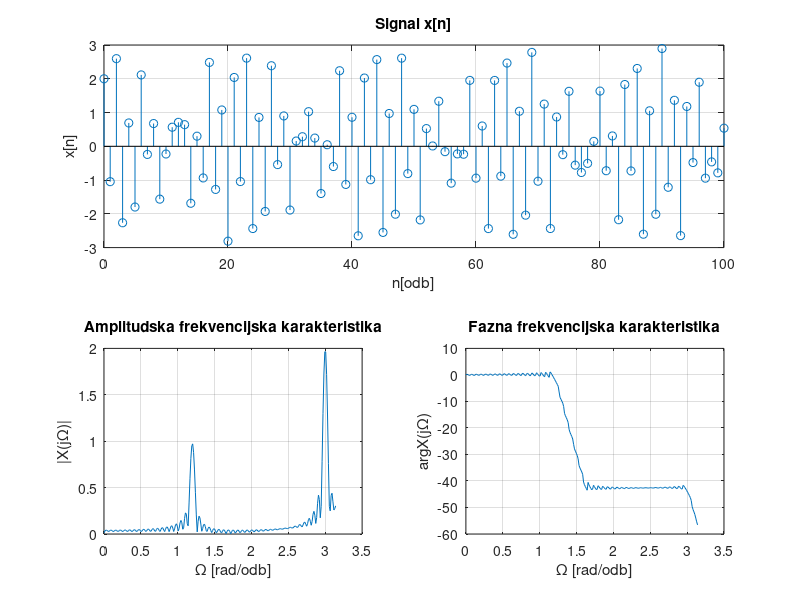
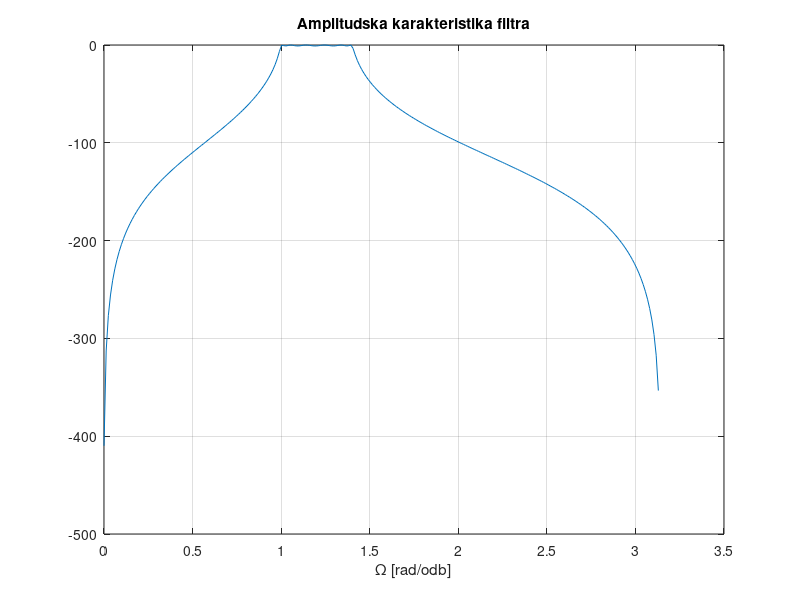
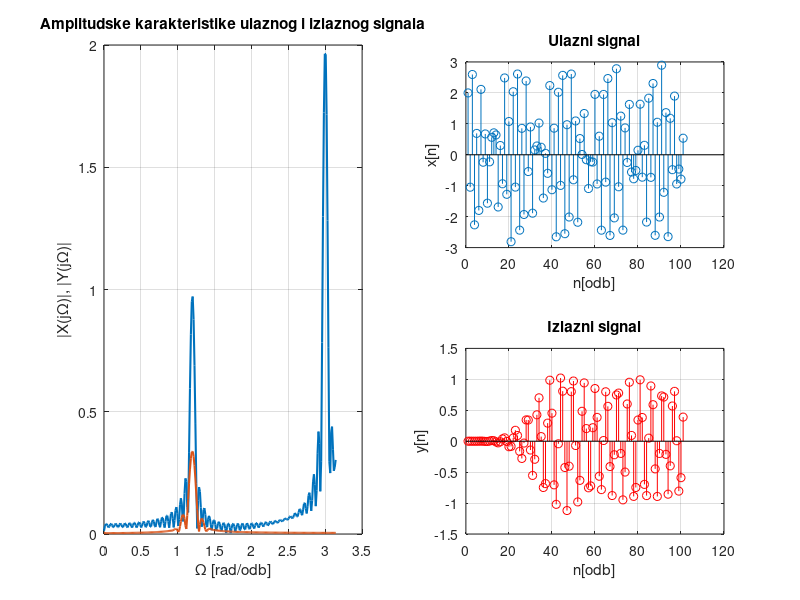

Source code (MATLAB) for these figures, in order:
clear all; close all; clc;

n = 0:100;
x = sin(1.2*n) + 2*cos(3*n);
N = 4*2^nextpow2(length(x));
w1 = 0:2*pi/N:pi;
X = fft(x,N)/length(x);
X1 = abs(X(1:N/2+1));
X1(2:N/2+1)=2*X1(2:N/2+1);
Xphase = unwrap(angle(X(1:N/2+1)));

figure
  subplot(2,2, 1:2)
    stem(n,x);
    xlabel('n[odb]'); ylabel('x[n]'); title('Signal x[n]'); grid on;
  subplot(2,2,3)
    plot(w1,X1);
    xlabel('\Omega [rad/odb]'); ylabel('|X(j\Omega)|'); title('Amplitudska frekvencijska karakteristika'); grid on;
  subplot(2,2,4)
    plot(w1,Xphase);
    xlabel('\Omega [rad/odb]'); ylabel('arg{X(j\Omega)}'); title('Fazna frekvencijska karakteristika'); grid on;
    
% Digitalni Chebybshev filtar I vrste
Wp = [1 1.4]/pi;
Ws = [0.9 1.5]/pi;
Rp = 1;
Rs = 30;

[n,Wn] = cheb1ord(Wp,Ws,Rp,Rs);
[b,a] = cheby1(n,Rp,Wp);
[h,w] = freqz(b,a,N/2+1);

figure
  plot(w, 20*log10(abs(h)));
  xlabel('\Omega [rad/odb]');
  title('Amplitudska karakteristika filtra');
  grid on;
  
% Filtriranje signala
y = filter(b,a,x);
Y = fft(y,N)/length(y);
Y1 = abs(Y(1:N/2+1));

figure
  subplot(2,2, [1, 3]);
    plot(w1, X1, 'Linewidth', 1.5);
    hold on;
    plot(w1, Y1, 'Linewidth', 1.5);
    xlabel('\Omega [rad/odb]'); ylabel('|X(j\Omega)|, |Y(j\Omega)|'); title('Amplitudske karakteristike ulaznog i izlaznog signala');
    grid on;
  subplot(2,2,2)
    stem(x);
    xlabel('n[odb]'); ylabel('x[n]'); title('Ulazni signal');
    grid on;
  subplot(2,2,4)
    stem(y, 'r');
    xlabel('n[odb]'); ylabel('y[n]'); title('Izlazni signal');
    grid on;